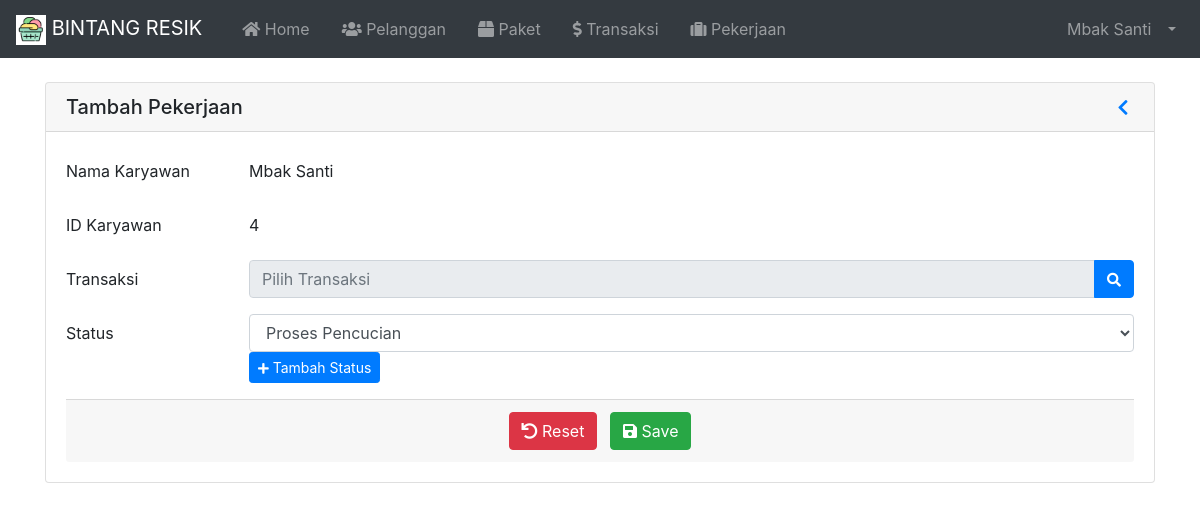
/index.php?page=TambahPekerjaan (signed in), run on the app's committed database.
### tables this page shows
CREATE TABLE `tbl_karyawan` (
  `id` int(11) NOT NULL,
  `nama` varchar(100) NOT NULL,
  `username` varchar(30) NOT NULL,
  `password` varchar(255) NOT NULL,
  `email` varchar(255) NOT NULL,
  `no_hp` varchar(20) NOT NULL,
  `alamat` varchar(100) NOT NULL,
  `catatan` varchar(255) NOT NULL,
  `image` varchar(255) NOT NULL,
  `role` varchar(20) NOT NULL
);

### index.php (called while the page is built, shortened)
<?php
  require 'load/function.php';
?>
<?php require_once 'header.php'; ?>
<?php require 'content.php'; ?>
<?php require_once 'footer.php'; ?>

### page/pekerjaan/tambahpekerjaan.php (the view, shortened to what this page needs)
<?php
  $id = $_SESSION['id'];
  $result = mysqli_query($koneksi, "SELECT * FROM tbl_karyawan WHERE id = '$id'");
  $user = mysqli_fetch_assoc($result);
$query2 = "SELECT * FROM tbl_status";
$status2 = mysqli_query($koneksi,$query2);
?>
<div class="container container-fluid">
<div class="card mt-4 mb-4">
    <h5 class="card-header d-flex flex-row align-items-center justify-content-between">
        <a>Tambah Pekerjaan</a>
        <a href="?page=Pekerjaan" role="button" id="dropdownMenuLink" aria-haspopup="true" aria-expanded="false">
            <i class="fas fa-chevron-left fa-sm fa-fw"></i>
        </a>
    </h5>
    <div class="card-body">
        <form method="post" action="">
            <div class="form-group row">
                <label for="id" class="col-sm-2 col-form-label">Nama Karyawan</label>
                <div class="col-sm-10">
                    <input type="text" class="form-control-plaintext" id="karyawan" name="karyawan" value="<?= $user['nama']; ?>" required
                        readonly>
                </div>
            </div>
            <div class="form-group row">
                <label for="id" class="col-sm-2 col-form-label">ID Karyawan</label>
                <div class="col-sm-10">
                    <input type="text" class="form-control-plaintext" id="id" name="id" value="<?= $user['id']; ?>" required
                        readonly>
                </div>
            </div>
            <div class="form-group row">
                <label for="transaksi" class="col-sm-2 col-form-label">Transaksi</label>
                <div class="col-sm-10">
                    <div class="input-group">
                        <input type="text" class="form-control" id="transaksi" name="transaksi" placeholder="Pilih Transaksi" readonly
                            required>
                        <div class="input-group-append">
                            <button class="btn btn-primary" type="button" data-toggle="modal" data-target="#modalTransaksi"><i
                                    class="fas fa-search fa-sm"></i></button>
                        </div>
                    </div>
                </div>
            </div>
            <div class="form-group row">
                <label for="status" class="col-sm-2 col-form-label">Status</label>
                <div class="col-sm-10">
                    <select id="status" name="status" placeholder="Status" class="form-control" required>
                        <?php
                            while ($status1 = mysqli_fetch_array($status2, MYSQLI_ASSOC)):;
                        ?>
                        <option value="<?php echo $status1["id_status"];?>">
                        <?php echo $status1["nama_status"]; ?>
                         </option>
                         <?php
                            endwhile;
                        ?>
                    </select>
                    <a href="?page=TambahStatus" type="button" class="btn btn-sm btn-primary mr-3"><i class="fas fa-plus fa-sm text-white"></i> Tambah Status</a>
                </div>
            </div>
            <div class="card-footer text-center">
					<button type="reset" class="btn btn-danger mr-2"><i class="fas fa-undo"></i> Reset</button>
					<button type="submit" name="submit" class="btn btn-success"><i class="fas fa-save"></i> Save</button>
			</div>
        </form>
    </div>
</div>
</div>

### header.php (shortened to what this page needs)
<?php
  $id = $_SESSION['id'];
  $result = mysqli_query($koneksi, "SELECT * FROM tbl_karyawan WHERE id = '$id'");
  $user = mysqli_fetch_assoc($result);
?>
<!DOCTYPE html>
<html lang="en">
<head>
	<link rel="stylesheet" href="asset/vendor/bootstrap-4.5.3/css/bootstrap.min.css">
	<link rel="stylesheet" href="asset/vendor/fontawesome/css/all.min.css">
	<link rel="stylesheet" href="asset/vendor/datatables-b4/datatables.min.css">
</head>
<body>
	<nav class="navbar navbar-expand-lg navbar-dark bg-dark">
		<a class="navbar-brand" href="index.php">
			<img src="asset/img/favicon.png" width="30" height="30" alt="">
			BINTANG RESIK
		</a>
		<div class="collapse navbar-collapse" id="navbarSupportedContent">
			<ul class="navbar-nav mr-auto">
				<li class="nav-item ml-3">
					<a class="nav-link" href="index.php"><i class="fas fa-home"></i> Home<span class="sr-only">(current)</span></a>
				</li>
				<li class="nav-item ml-3">
					<a class="nav-link" href="?page=Pelanggan"><i class="fas fa-users"></i> Pelanggan</a>
				</li>
				<li class="nav-item ml-3">
					<a class="nav-link" href="?page=Paket"><i class="fas fa-box"></i> Paket</a>
				</li>
				<li class="nav-item ml-3">
					<a class="nav-link " href="?page=Transaksi"><i class="fas fa-dollar-sign"></i> Transaksi</a>
				</li>
				<?php if($user['role']=='Karyawan'): ?>
				<li class="nav-item ml-3">
					<a class="nav-link" href="?page=Pekerjaan"><i class="fas fa-suitcase"></i> Pekerjaan</a>
				</li>
				<?php endif; ?>
			</ul>
			<ul class="navbar-nav ml-auto">
				<li class="nav-item dropdown">
					<a class="nav-link dropdown-toggle" href="#" id="userDropdown" role="button" data-toggle="dropdown"
						aria-haspopup="true" aria-expanded="false">
						<span class="mr-2 d-none d-lg-inline"><?= $user['nama']; ?></span>
					</a>
				</li>
			</ul>
		</div>
	</nav>

### data on the page
tbl_karyawan: nama "Mbak Santi", karyawan "Mbak Santi", id "4"

### other printed values
form field status "Proses Pencucian"
